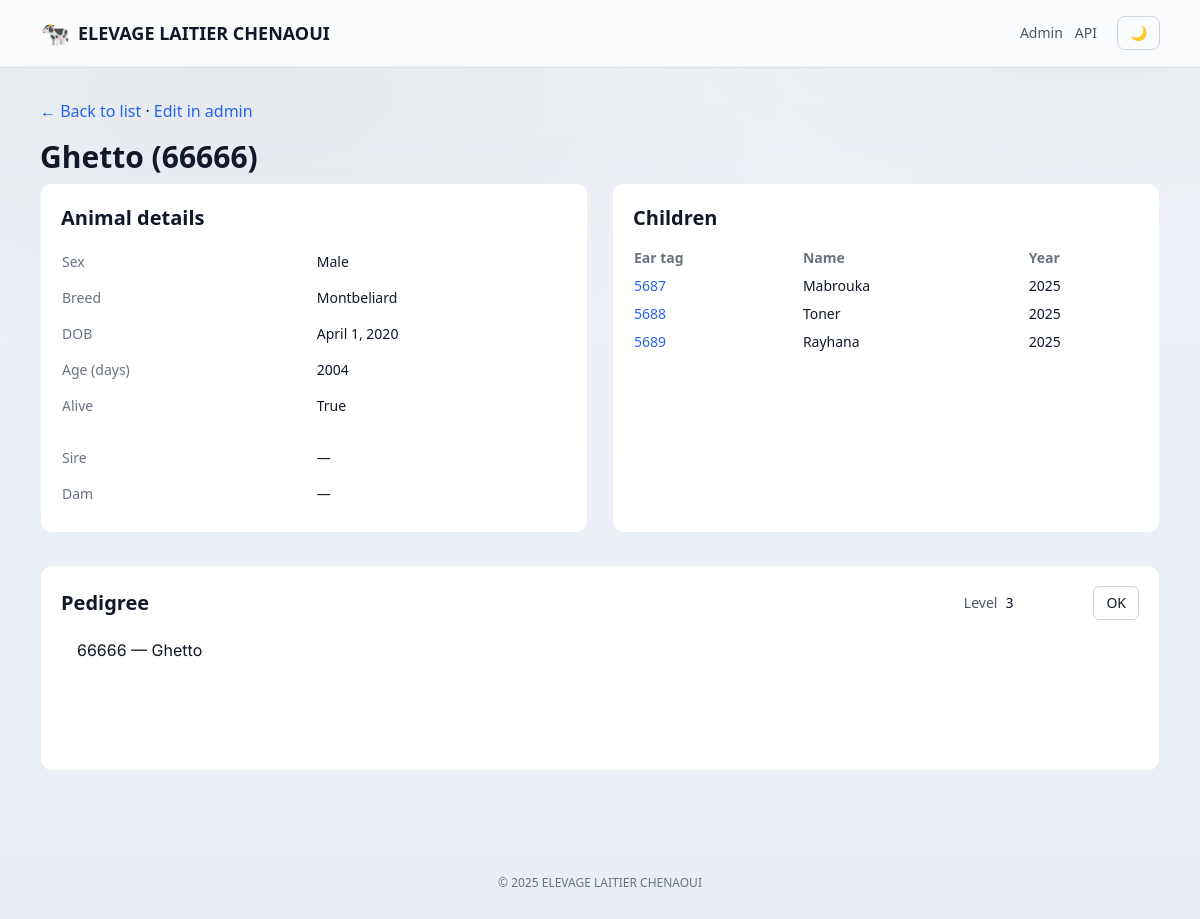
Screenshot of /animals/2/ with the database file from the repository.
### herdapp/models.py (models this page shows, shortened)
class Animal(models.Model):
    class Sex(models.TextChoices):
        FEMALE = "F", "Female"
        MALE = "M", "Male"
        UNKNOWN = "U", "Unknown"
    ear_tag       = models.CharField(max_length=50, unique=True)
    name          = models.CharField(max_length=100, blank=True)
    sex           = models.CharField(max_length=1, choices=Sex.choices, default=Sex.UNKNOWN)
    breed         = models.CharField(max_length=100, blank=True)
    date_of_birth = models.DateField(null=True, blank=True)
    sire = models.ForeignKey('self', null=True, blank=True,
                             related_name='sired_offspring',
                             on_delete=models.SET_NULL)
    dam  = models.ForeignKey('self', null=True, blank=True,
                             related_name='dam_offspring',
                             on_delete=models.SET_NULL)
    is_alive = models.BooleanField(default=True)
    notes    = models.TextField(blank=True)
    created_at = models.DateTimeField(auto_now_add=True)
    updated_at = models.DateTimeField(auto_now=True)
    @property
    def display_name(self):
        return f"{self.name} ({self.ear_tag})" if self.name else self.ear_tag
    @property
    def age_days(self):
        if not self.date_of_birth:
            return None
        return (date.today() - self.date_of_birth).days
    def children(self):
        return Animal.objects.filter(Q(sire=self) | Q(dam=self))

### herdapp/views.py (the view)
# urls.py: path('animals/<int:pk>/', animal_detail, name='animal_detail'),
def animal_detail(request, pk: int):
    animal = get_object_or_404(Animal.objects.select_related('sire', 'dam'), pk=pk)
    children = animal.children().order_by('date_of_birth', 'ear_tag')
    milk = list(animal.milk_records.order_by('date').values('date', 'liters'))
    for m in milk:
        m['date'] = m['date'].isoformat()
        m['liters'] = float(m['liters'])
    try:
        depth = int(request.GET.get('depth', 3))
    except ValueError:
        depth = 3
    depth = max(1, min(depth, 6))
    pedigree = build_pedigree_data(animal, depth)
    ctx = {
        'animal': animal,
        'children': children,
        'milk': milk,
        'pedigree': pedigree,
        'pedigree_depth': depth,
    }
    return render(request, 'herdapp/animal_detail.html', ctx)

### herdapp/views.py (called while the page is built)
def build_pedigree_data(animal: Animal | None, depth: int, share: float = 100.0):
    if not animal or depth <= 0:
        return None
    return {
        "id": animal.id,
        "ear_tag": animal.ear_tag,
        "name": animal.name,
        "breed": animal.breed,
        "share": round(share, 1),
        "sire": build_pedigree_data(animal.sire, depth - 1, share / 2) if animal.sire else None,
        "dam": build_pedigree_data(animal.dam, depth - 1, share / 2) if animal.dam else None,
    }

### herdapp/templates/herdapp/animal_detail.html (shortened to what this page needs)
{% extends "herdapp/base.html" %}
{% block content %}
  <p class="mb-4">
    <a class="text-brand hover:underline" href="/">← Back to list</a> ·
    <a class="text-brand hover:underline" href="/admin/herdapp/animal/{{ animal.id }}/change/">Edit in admin</a>
  </p>
  <h1 class="text-3xl font-bold mb-2">{{ animal.display_name }}</h1>
  <div class="grid grid-cols-1 lg:grid-cols-2 gap-6 mb-8">
    <div class="bg-white dark:bg-white/5 rounded-xl border border-gray-200/70 dark:border-white/10 p-5">
      <h2 class="text-xl font-semibold mb-3">Animal details</h2>
      <table class="w-full text-sm">
        <tbody>
          <tr>
            <th class="text-left font-medium text-gray-500 dark:text-gray-400 pr-4 py-2">Sex</th>
            <td class="py-2">{{ animal.get_sex_display|default:"—" }}</td>
          </tr>
          <tr>
            <th class="text-left font-medium text-gray-500 dark:text-gray-400 pr-4 py-2">Breed</th>
            <td class="py-2">{{ animal.breed|default:"—" }}</td>
          </tr>
          <tr>
            <th class="text-left font-medium text-gray-500 dark:text-gray-400 pr-4 py-2">DOB</th>
            <td class="py-2">{{ animal.date_of_birth|default:"—" }}</td>
          </tr>
          <tr>
            <th class="text-left font-medium text-gray-500 dark:text-gray-400 pr-4 py-2">Age (days)</th>
            <td class="py-2">{{ animal.age_days|default:"—" }}</td>
          </tr>
          <tr>
            <th class="text-left font-medium text-gray-500 dark:text-gray-400 pr-4 py-2">Alive</th>
            <td class="py-2">{{ animal.is_alive }}</td>
          </tr>
          <tr><td colspan="2" class="py-2"></td></tr>
          <tr>
            <th class="text-left font-medium text-gray-500 dark:text-gray-400 pr-4 py-2">Sire</th>
            <td class="py-2">
              {% if animal.sire %}
                <a class="text-brand hover:underline" href="{% url 'animal_detail' animal.sire.id %}">{{ animal.sire.ear_tag }}</a>
                {% if animal.sire.name %}<span class="ml-1 text-gray-500">— {{ animal.sire.name }}</span>{% endif %}
              {% else %}—{% endif %}
            </td>
          </tr>
          <tr>
            <th class="text-left font-medium text-gray-500 dark:text-gray-400 pr-4 py-2">Dam</th>
            <td class="py-2">
              {% if animal.dam %}
                <a class="text-brand hover:underline" href="{% url 'animal_detail' animal.dam.id %}">{{ animal.dam.ear_tag }}</a>
                {% if animal.dam.name %}<span class="ml-1 text-gray-500">— {{ animal.dam.name }}</span>{% endif %}
              {% else %}—{% endif %}
            </td>
          </tr>
        </tbody>
      </table>
    </div>
    <div class="bg-white dark:bg-white/5 rounded-xl border border-gray-200/70 dark:border-white/10 p-5">
      <h2 class="text-xl font-semibold mb-3">Children</h2>
      <table class="w-full text-sm">
        <thead class="text-gray-500 dark:text-gray-400">
          <tr>
            <th class="text-left py-1">Ear tag</th>
            <th class="text-left py-1">Name</th>
            <th class="text-left py-1">Year</th>
          </tr>
        </thead>
        <tbody>
          {% for c in children %}
            <tr>
              <td class="py-1">
                <a class="text-brand hover:underline" href="{% url 'animal_detail' c.id %}">{{ c.ear_tag }}</a>
              </td>
              <td class="py-1">{{ c.name|default:"—" }}</td>
              <td class="py-1">{% if c.date_of_birth %}{{ c.date_of_birth|date:"Y" }}{% else %}—{% endif %}</td>
            </tr>
          {% empty %}
            <tr><td colspan="3" class="py-1">—</td></tr>
          {% endfor %}
        </tbody>
      </table>
    </div>
  </div>
  <div class="bg-white dark:bg-white/5 rounded-xl border border-gray-200/70 dark:border-white/10 p-5 mb-8">
    <div class="flex items-center justify-between mb-3">
      <h2 class="text-xl font-semibold">Pedigree</h2>
      <form method="get" class="flex items-center gap-2 text-sm">
        <label for="depth" class="text-gray-600 dark:text-gray-300">Level</label>
        <input id="depth" name="depth" type="number" min="1" max="6" value="{{ pedigree_depth }}"
               class="w-20 rounded-md border-gray-300 dark:border-white/20 bg-white dark:bg-white/5">
        <button class="px-3 py-1.5 rounded-md border border-gray-300 dark:border-white/20 hover:bg-gray-50 dark:hover:bg-white/10">OK</button>
      </form>
    </div>
    <div class="overflow-x-auto -mx-2 px-2">
      <svg id="pedigreeSvg" class="min-w-full"></svg>
    </div>
  </div>
{% endblock %}

### herdapp/templates/herdapp/base.html (style rules this page uses)
html { font-family: Inter, system-ui, -apple-system, Segoe UI, Roboto, Arial, sans-serif; }
.app-bg { background: #e9eef5; background-image: radial-gradient(60rem 30rem at 20% 10%, rgba(0,0,0,.03), rgba(0,0,0,0) 60%), radial-gradient(50rem 25rem at 90% 0%, rgba(0,0,0,.025), rgba(0,0,0,0) 55%), linear-gradient(#eef2f7, #e9eef5); }

### rows the page displays
Animal: display_name "Ghetto (66666)", sex "Male", breed "Montbeliard", date_of_birth "April 1, 2020", age_days "2004", is_alive "True"
Animal: ear_tag "5687", name "Mabrouka", date_of_birth "2025"
Animal: ear_tag "5688", name "Toner", date_of_birth "2025"
Animal: ear_tag "5689", name "Rayhana", date_of_birth "2025"
